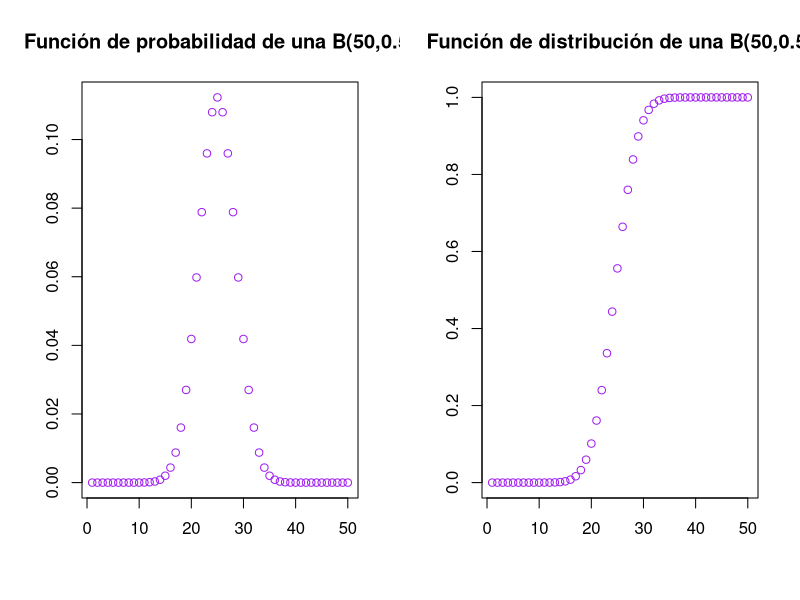

The R script that drew this image:
## ---- chunk 1
knitr::opts_chunk$set(echo = TRUE, comment = NA)
## ---- chunk 2
par(mfrow = c(1,2))
plot(dbinom(1:50,50,0.5),col = "purple", xlab = "", ylab = "", main = "Función de probabilidad de una B(50,0.5)")
plot(pbinom(1:50,50,0.5),col = "purple", xlab = "", ylab = "", main = "Función de distribución de una B(50,0.5)")
par(mfrow= c(1,1))

